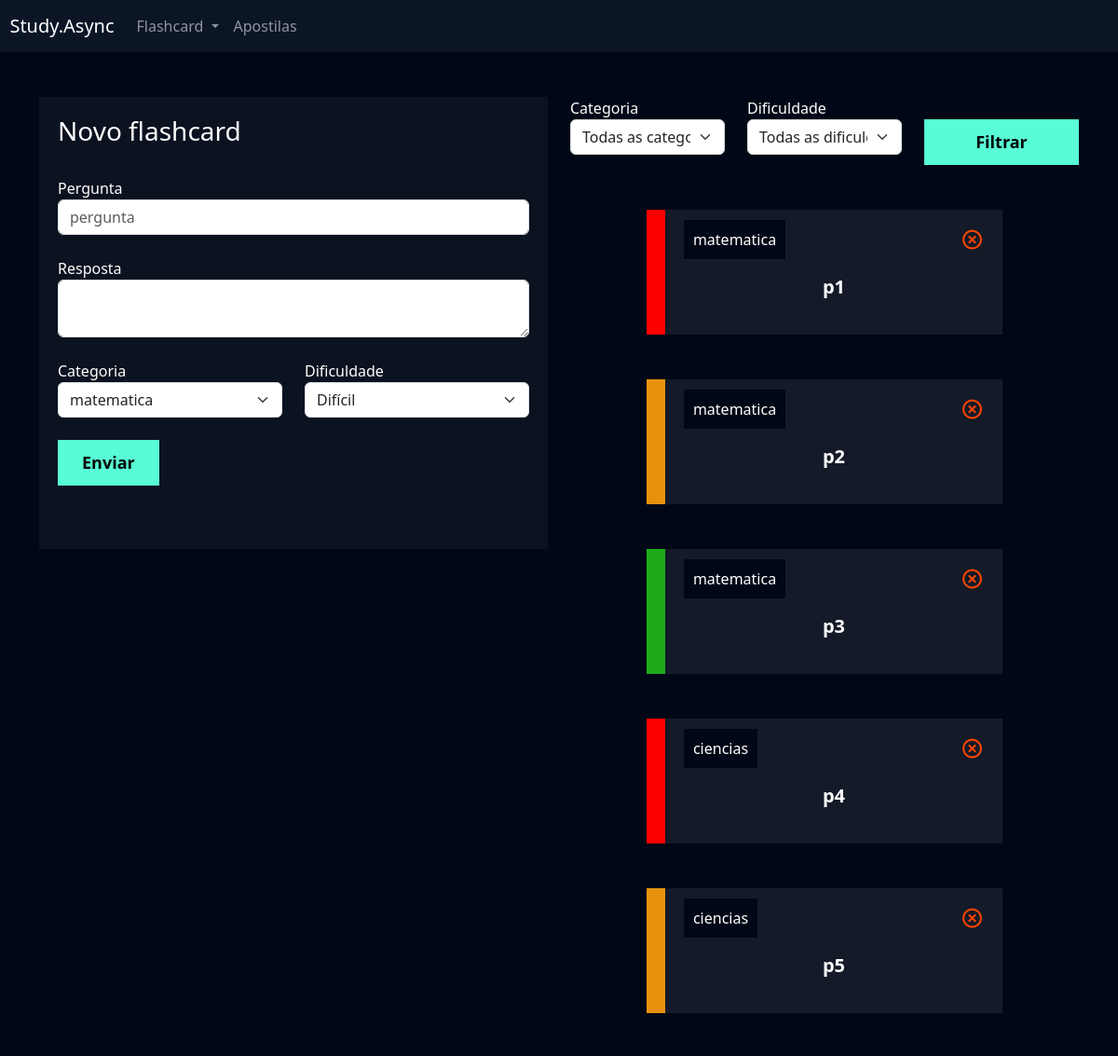
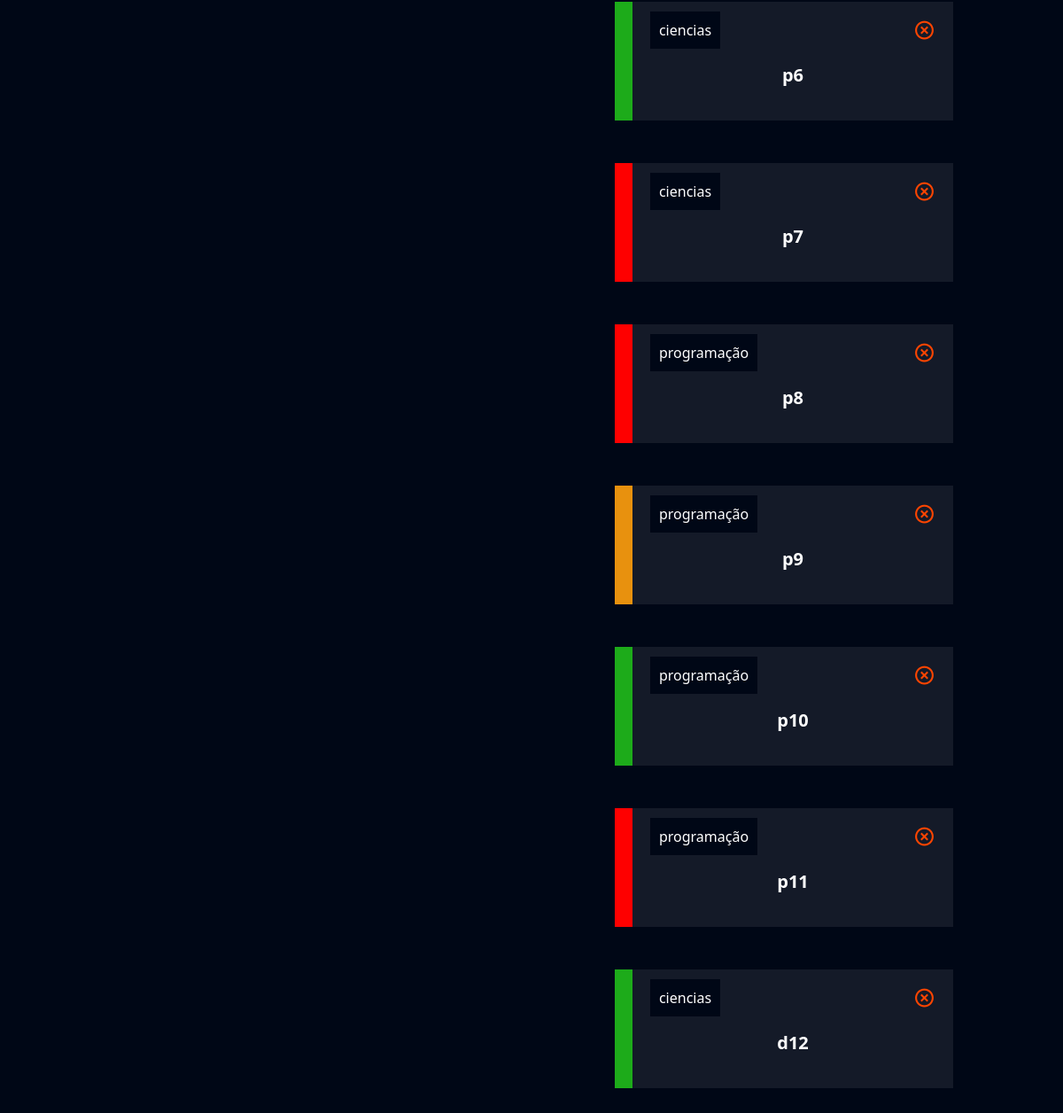
Screenshot of /flashcard/novo_flashcard/ (signed in) with the database file from the repository (2 pictures, top to bottom).
### flashcard/models.py (models this page shows, shortened)
class Flashcard(models.Model):
    DIFICULDADE_CHOICES = (('D', 'Difícil'), ('M', 'Médio'), ('F', 'Fácil'))
    user = models.ForeignKey(User, on_delete=models.DO_NOTHING)
    pergunta = models.CharField(max_length=100)
    resposta = models.TextField()
    categoria = models.ForeignKey(Categoria, on_delete=models.DO_NOTHING)
    dificuldade = models.CharField(max_length=1, choices=DIFICULDADE_CHOICES)
    @property
    def css_dificuldade(self):
        if self.dificuldade == "F":
            return "flashcard-facil"
        elif self.dificuldade == "M":
            return "flashcard-medio"
        elif self.dificuldade == "D":
            return "flashcard-dificil"

class Categoria(models.Model):
    nome = models.CharField(max_length=20)
    def __str__(self):
        return self.nome

### flashcard/views.py (the view, shortened to what this page needs)
# urls.py: path('novo_flashcard/', views.novo_flashcard, name='novo_flashcard'),
def novo_flashcard(request):
    if not request.user.is_authenticated:
        return redirect('/usuarios/logar')
    if request.method == 'GET':
        categorias = Categoria.objects.all()
        dificuldades = Flashcard.DIFICULDADE_CHOICES
        flashcards = Flashcard.objects.filter(user=request.user)
        categoria_filtrar = request.GET.get('categoria')
        dificuldade_filtrar = request.GET.get('dificuldade')
        if categoria_filtrar:
            flashcards = flashcards.filter(categoria__id=categoria_filtrar)
        if dificuldade_filtrar:
            flashcards = flashcards.filter(dificuldade=dificuldade_filtrar)
        return render(
            request,
            'novo_flashcard.html',
            {
                'categorias': categorias,
                'dificuldades': dificuldades,
                'flashcards': flashcards,
            }
        )

### flashcard/templates/novo_flashcard.html (shortened to what this page needs)
{% extends "base.html" %}
{% load static %}
{% block 'cabecalho' %}
    <link href="{% static 'usuarios/css/cadastro.css' %}" rel="stylesheet">
    <link href='https://unpkg.com/boxicons@2.1.4/css/boxicons.min.css' rel='stylesheet'>
    <link href="{% static 'flashcard/css/novo_flashcard.css' %}" rel="stylesheet">
{% endblock 'cabecalho' %}
{% block 'conteudo' %}
    {% include "partials/header.html" %}
    <div class="container">
        <br>
        <br>
        <div class="row">
            <div class="col-md">
                <div class="box-form">
                    <form action="{% url 'novo_flashcard' %}" method="POST"> {% csrf_token %}
                        <h3>Novo flashcard </h3>
                        <br>
                        <label>Pergunta</label>
                        <input type="text" class="form-control" placeholder="pergunta" name="pergunta">
                        <br>
                        <label>Resposta</label>
                        <textarea class="form-control" name="resposta"></textarea>
                        <br>
                        <div class="row">
                                <div class="col-md">
                                    <label for="">Categoria</label>
                                    <select class="form-select" name="categoria">
                                        {% for categoria in categorias %}
                                            <option value="{{categoria.id}}">{{categoria}}</option>
                                        {% endfor %}
                                    </select>
                                </div>
                                <div class="col-md">
                                    <label for="">Dificuldade</label>
                                    <select class="form-select" name="dificuldade">
                                        {% for dificuldade in dificuldades %}
                                            <option value="{{dificuldade.0}}">{{dificuldade.1}}</option>
                                        {% endfor %}
                                    </select>
                                </div>
                        </div>
                        <br>
                        <input type="submit" value="Enviar" class="btn-cadastro">
                        <br>
                        <br>
                        <br>
                    </form>
                </div>
            </div>
            <div class="col-md">
                <form action="{% url 'novo_flashcard' %}" method="GET">
                    <div class="row">
                        <div class="col-md">
                            <label for="">Categoria</label>
                            <select name="categoria" id="" class="form-select">
                                <option value="">Todas as categorias</option>
                            </select>
                        </div>
                        <div class="col-md">
                            <label for="">Dificuldade</label>
                            <select name="dificuldade" id="" class="form-select">
                                <option value="">Todas as dificuldades</option>
                            </select>
                        </div>
                        <div class="col-md">
                            <br>
                            <input type="submit" style="width: 100%" value="Filtrar" class="btn-cadastro">
                        </div>
                    </div>
                </form>
                <br>
                <br>
                {% for flash in flashcards %}
                    <div class="box-new-flashcard" onclick="flip_card({{flash.id}})">
                        <div class="flashcard {{flash.css_dificuldade}}">
                            <div class="flashcard-categoria">
                                {{flash.categoria}}
                            </div>
                            <a href="{% url 'deletar_flashcard' flash.id %}"><i class='icone-exit bx bx-x-circle'></i></a>
                            <br>
                            <br>
                            <div class="flashcard-box-item">
                                <p class="flashcard-item">{{flash.pergunta}}</p>
                            </div>
                        </div>
                    </div>
                    <br>
                    <br>
                {% endfor %}
                    <br>
                    <br>
            </div>
        </div>
    </div>
{% endblock 'conteudo' %}

### templates/base.html (shortened to what this page needs)
{% load static %}
<!doctype html>
<html lang="en">
  <head>
    <link href="https://cdn.jsdelivr.net/npm/bootstrap@5.3.2/dist/css/bootstrap.min.css" rel="stylesheet">
    <link rel="stylesheet" href="{% static 'geral/css/base.css' %}">
    {% block 'cabecalho' %} {% endblock %}
  </head>
  <body>
    {% block 'conteudo' %}{% endblock %}
  </body>
</html>

### templates/partials/header.html (shortened to what this page needs)
<nav style="background-color: var(--main-color)" class="navbar navbar-expand-lg navbar-dark">
    <a class="navbar-brand" href="#">&nbsp&nbspStudy.Async</a>
    <div class="collapse navbar-collapse" id="navbarNav">
      <ul class="navbar-nav">
        <li class="nav-item dropdown">
          <a class="nav-link dropdown-toggle" href="#" id="navbarDropdown" role="button" data-bs-toggle="dropdown" aria-expanded="false">
            Flashcard
          </a>
        </li>
        <li class="nav-item">
          <a class="nav-link" href="">Apostilas</a>
        </li>
      </ul>
    </div>
  </nav>

### templates/static/geral/css/base.css (style rules this page uses)
:root { --main-color: #0b1526; --dark-color: #000716; --secondary-dark-color: rgb(15, 2, 26); --light-color: #00c1f3; --contrast-color: #f4c96b; --differential-color: #58fcd5; }
body { background-color: var(--dark-color) !important; color: white !important; }

### templates/static/usuarios/css/cadastro.css (style rules this page uses)
* { margin: 0; padding: 0; }
.box-form { padding: 20px; background-color: rgba(217,217,217, .05); color: white !important; }
.btn-cadastro { padding: 10px; background-color: #58fcd5; border: none; border: 1px solid #58fcd5; font-size: 18px; font-weight: bold; padding-left: 25px; padding-right: 25px; }

### templates/static/flashcard/css/novo_flashcard.css (style rules this page uses)
.box-new-flashcard { width: 70%; margin: auto; }
.flashcard { background-color: rgba(255, 255, 255, .08); padding: 20px; }
.flashcard-box-item { text-align: center; }
.flashcard p { font-size: 20px; font-weight: bold; cursor: pointer; }
.flashcard-facil { border-left: 20px solid #1DAB1A; }
.flashcard-medio { border-left: 20px solid #E8910E; }
.flashcard-dificil { border-left: 20px solid #FE0000; }
.flashcard-categoria { background-color: var(--dark-color); display: inline; padding: 10px; }
.icone-exit { float: right; font-size: 25px; color: orangered; }

### rows the page displays
Flashcard: categoria "matematica", pergunta "p1"
Flashcard: categoria "matematica", pergunta "p2"
Flashcard: categoria "matematica", pergunta "p3"
Flashcard: categoria "ciencias", pergunta "p4"
Flashcard: categoria "ciencias", pergunta "p5"
Flashcard: categoria "ciencias", pergunta "p6"
Flashcard: categoria "ciencias", pergunta "p7"
Flashcard: categoria "programação", pergunta "p8"
Flashcard: categoria "programação", pergunta "p9"
Flashcard: categoria "programação", pergunta "p10"
Flashcard: categoria "programação", pergunta "p11"
Flashcard: categoria "ciencias", pergunta "d12"

### other values shown
form field categoria "matematica"
form field dificuldade "Difícil"
